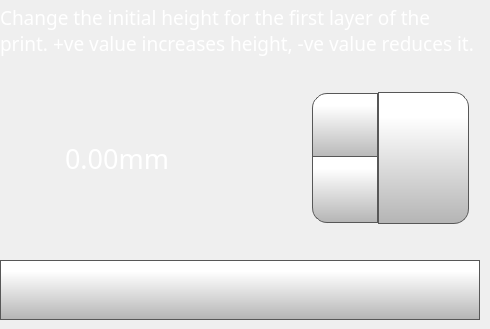
    <widget class="QWidget" name="nozzleOffsetPage">
     <widget class="QDoubleSpinBox" name="nozzleOffsetDoubleSpinBox">
      <property name="geometry">
       <rect>
        <x>60</x>
        <y>90</y>
        <width>321</width>
        <height>136</height>
       </rect>
      </property>
      <property name="font">
       <font>
        <family>Gotham</family>
        <pointsize>20</pointsize>
       </font>
      </property>
      <property name="styleSheet">
       <string notr="true">QDoubleSpinBox {
    padding-right: 5px; /* make room for the arrows */
	color: rgb(255, 255, 255);
	background-color: rgba(255, 255, 255, 0);
   
}
QDoubleSpinBox ::text:selected {
	background-color: rgb(255, 146, 57);
   
}
QDoubleSpinBox::up-button {
     border: 1px solid rgb(87, 87, 87);

border-top-left-radius: 15px;
	background-color: qlineargradient(spread:pad, x1:0, y1:1, x2:0, y2:0.188, stop:0 rgba(180, 180, 180, 255), stop:1 rgba(255, 255, 255, 255));
    width: 60px;
     height: 61px;
    padding: 2px;
}

QDoubleSpinBox::up-arrow { 
image: url(./templates/img/arrows.png);
    width: 40px;
     height: 40px;
padding: 5px;
}



QDoubleSpinBox::up-button:pressed {
    background-color: qlineargradient(x1: 0, y1: 0, x2: 0, y2: 1,
                                      stop: 0 #dadbde, stop: 1 #f6f7fa);
}


QDoubleSpinBox::down-button {
     border: 1px solid rgb(87, 87, 87);
border-bottom-left-radius: 15px;
	background-color: qlineargradient(spread:pad, x1:0, y1:1, x2:0, y2:0.188, stop:0 rgba(180, 180, 180, 255), stop:1 rgba(255, 255, 255, 255));
    width: 60px;
     height: 61px;
    padding: 2px;
}

QDoubleSpinBox::down-arrow { 
image: url(./templates/img/arrows-5.png);
    width: 40px;
    height: 40px;
padding: 5px;
}

QDoubleSpinBox::down-button:pressed {
    background-color: qlineargradient(x1: 0, y1: 0, x2: 0, y2: 1,
                                      stop: 0 #dadbde, stop: 1 #f6f7fa);

}

</string>
      </property>
      <property name="readOnly">
       <bool>false</bool>
      </property>
      <property name="buttonSymbols">
       <enum>QAbstractSpinBox::UpDownArrows</enum>
      </property>
      <property name="accelerated">
       <bool>true</bool>
      </property>
      <property name="suffix">
       <string>mm</string>
      </property>
      <property name="decimals">
       <number>2</number>
      </property>
      <property name="minimum">
       <double>-2.000000000000000</double>
      </property>
      <property name="maximum">
       <double>2.000000000000000</double>
      </property>
      <property name="singleStep">
       <double>0.050000000000000</double>
      </property>
     </widget>
     <widget class="QPushButton" name="nozzleOffsetSetButton">
      <property name="geometry">
       <rect>
        <x>378</x>
        <y>92</y>
        <width>91</width>
        <height>132</height>
       </rect>
      </property>
      <property name="font">
       <font>
        <family>Gotham</family>
        <pointsize>13</pointsize>
       </font>
      </property>
      <property name="styleSheet">
       <string notr="true">QPushButton {
     border: 1px solid rgb(87, 87, 87);
	background-color: qlineargradient(spread:pad, x1:0, y1:1, x2:0, y2:0.188, stop:0 rgba(180, 180, 180, 255), stop:1 rgba(255, 255, 255, 255));
border-top-right-radius: 15px;
border-bottom-right-radius: 15px;

}

QPushButton:pressed {
    background-color: qlineargradient(x1: 0, y1: 0, x2: 0, y2: 1,
                                      stop: 0 #dadbde, stop: 1 #f6f7fa);
}

QPushButton:flat {
    border: none; /* no border for a flat push button */
}

QPushButton:default {
    border-color: navy; /* make the default button prominent */
}
QPushButton:focus {
	outline: none;
}</string>
      </property>
      <property name="text">
       <string/>
      </property>
      <property name="icon">
       <iconset>
        <normaloff>templates/img/verification-mark.png</normaloff>templates/img/verification-mark.png</iconset>
      </property>
      <property name="iconSize">
       <size>
        <width>50</width>
        <height>50</height>
       </size>
      </property>
     </widget>
     <widget class="QLabel" name="feedRateLabelControlPage_3">
      <property name="geometry">
       <rect>
        <x>0</x>
        <y>0</y>
        <width>481</width>
        <height>61</height>
       </rect>
      </property>
      <property name="font">
       <font>
        <family>Gotham Light</family>
        <pointsize>14</pointsize>
        <weight>50</weight>
        <bold>false</bold>
       </font>
      </property>
      <property name="styleSheet">
       <string notr="true">color: rgb(255, 255, 255);</string>
      </property>
      <property name="text">
       <string>Change the initial height for the first layer of the print. +ve value increases height, -ve value reduces it.</string>
      </property>
      <property name="wordWrap">
       <bool>true</bool>
      </property>
     </widget>
     <widget class="QPushButton" name="nozzleOffsetBackButton">
      <property name="geometry">
       <rect>
        <x>0</x>
        <y>260</y>
        <width>480</width>
        <height>60</height>
       </rect>
      </property>
      <property name="minimumSize">
       <size>
        <width>0</width>
        <height>0</height>
       </size>
      </property>
      <property name="font">
       <font>
        <family>Gotham Light</family>
        <pointsize>9</pointsize>
       </font>
      </property>
      <property name="styleSheet">
       <string notr="true">QPushButton {
     border: 1px solid rgb(87, 87, 87);
	background-color: qlineargradient(spread:pad, x1:0, y1:1, x2:0, y2:0.188, stop:0 rgba(180, 180, 180, 255), stop:1 rgba(255, 255, 255, 255));


}

QPushButton:pressed {
    background-color: qlineargradient(x1: 0, y1: 0, x2: 0, y2: 1,
                                      stop: 0 #dadbde, stop: 1 #f6f7fa);
}

QPushButton:flat {
    border: none; /* no border for a flat push button */
}

QPushButton:default {
    border-color: navy; /* make the default button prominent */
}

QPushButton:focus {
	outline: none;
}</string>
      </property>
      <property name="text">
       <string/>
      </property>
      <property name="icon">
       <iconset>
        <normaloff>templates/img/arrows-4.png</normaloff>templates/img/arrows-4.png</iconset>
      </property>
      <property name="iconSize">
       <size>
        <width>50</width>
        <height>50</height>
       </size>
      </property>
      <property name="checkable">
       <bool>false</bool>
      </property>
      <property name="autoDefault">
       <bool>false</bool>
      </property>
      <property name="default">
       <bool>false</bool>
      </property>
      <property name="flat">
       <bool>false</bool>
      </property>
     </widget>
     <widget class="QLabel" name="printPreviewSelected_2">
      <property name="geometry">
       <rect>
        <x>150</x>
        <y>90</y>
        <width>161</width>
        <height>161</height>
       </rect>
      </property>
      <property name="styleSheet">
       <string notr="true">background-color: rgba(255, 255, 255, 0);</string>
      </property>
      <property name="text">
       <string/>
      </property>
      <property name="pixmap">
       <pixmap>templates/img/Nozzle Offset.png</pixmap>
      </property>
      <property name="scaledContents">
       <bool>true</bool>
      </property>
     </widget>
     <zorder>feedRateLabelControlPage_3</zorder>
     <zorder>nozzleOffsetDoubleSpinBox</zorder>
     <zorder>nozzleOffsetSetButton</zorder>
     <zorder>nozzleOffsetBackButton</zorder>
     <zorder>printPreviewSelected_2</zorder>
    </widget>
